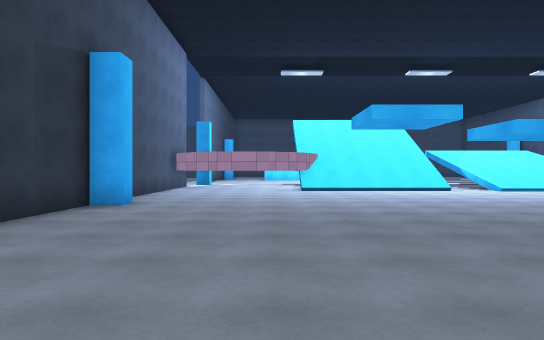
View 1 (above)

24 first-person views from a walk through a scene from a Unity 3-D project. The camera is 1.4 m above the floor, looks level and sees 75° across. The floor is counted in squares, 2 m on a side. Each view is taken from the middle of a square. On the plan, view 1 faces up. The plan holds only what a view shows up to about 11 squares ahead; the rest is blank. The place goes on beyond the plan. Surface patterns are stand-ins for the level's own textures.

View 2
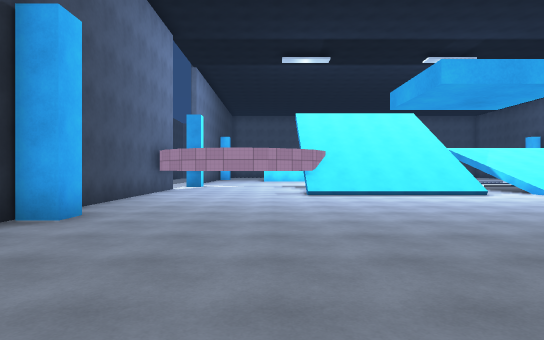

View 3
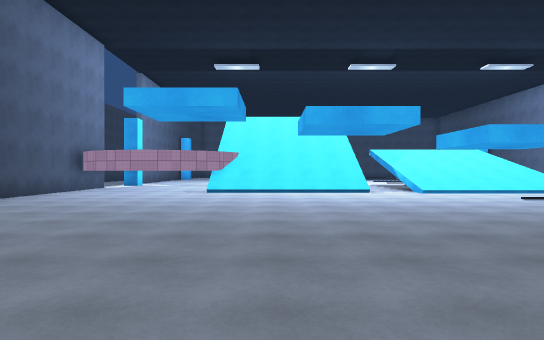

View 4
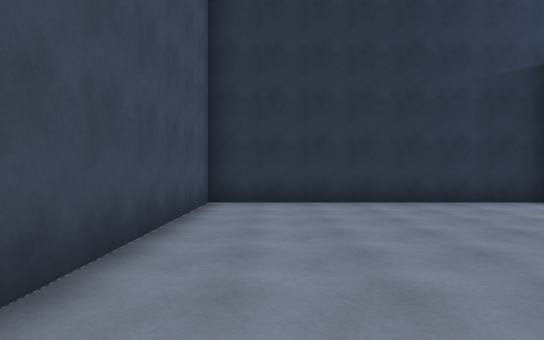

View 5
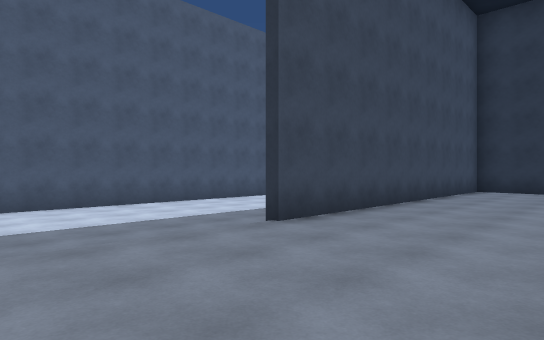

View 6
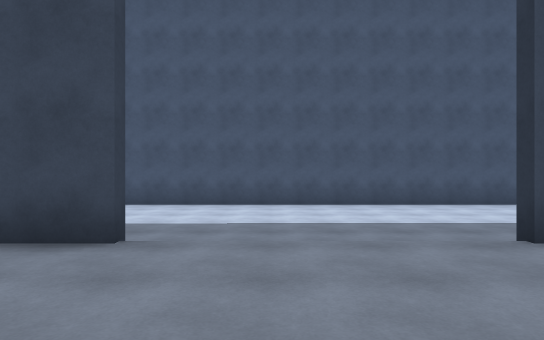

View 7
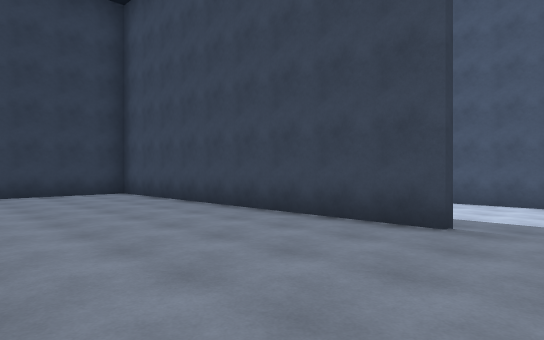

View 8
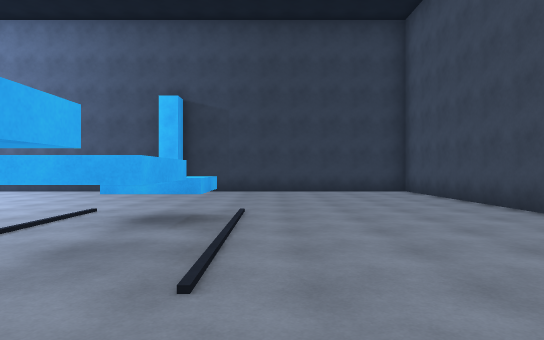

View 9
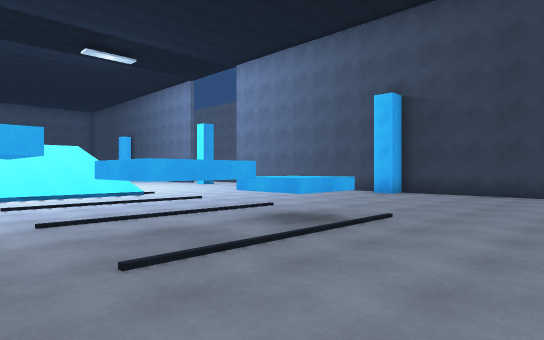

View 10
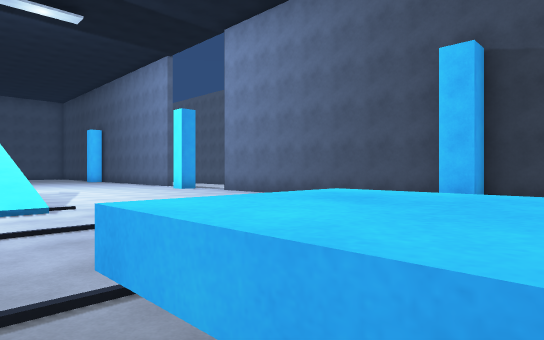

View 11
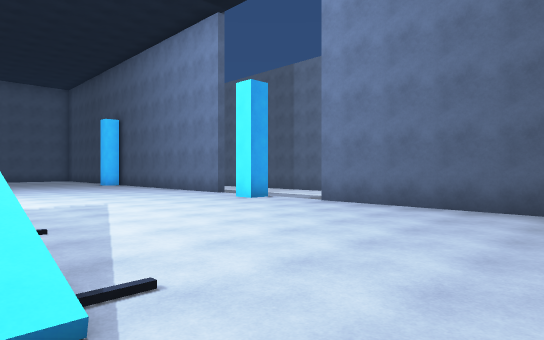

View 12
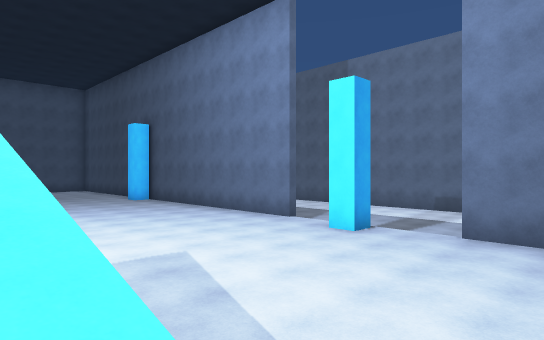

View 13
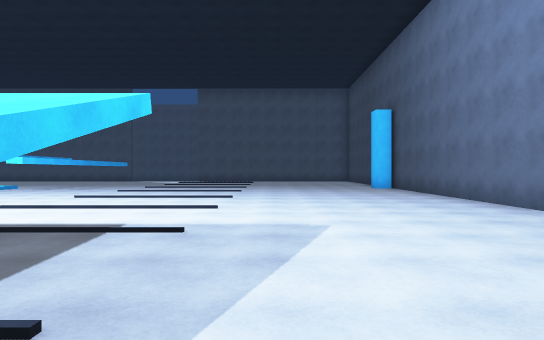

View 14
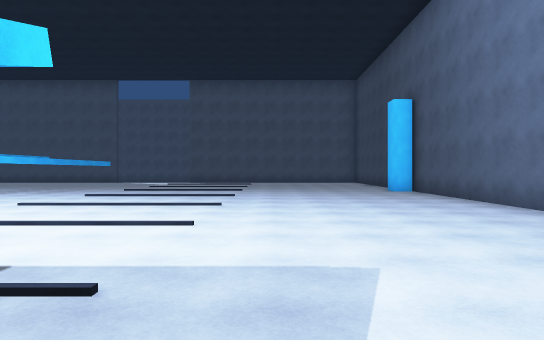

View 15
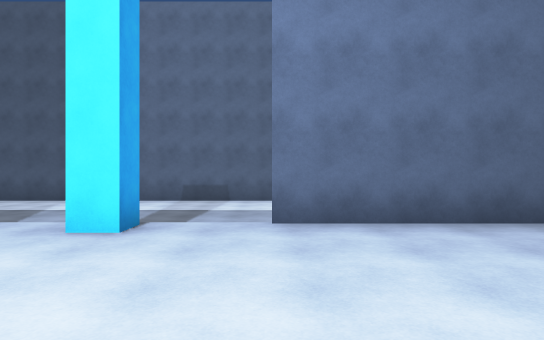

View 16
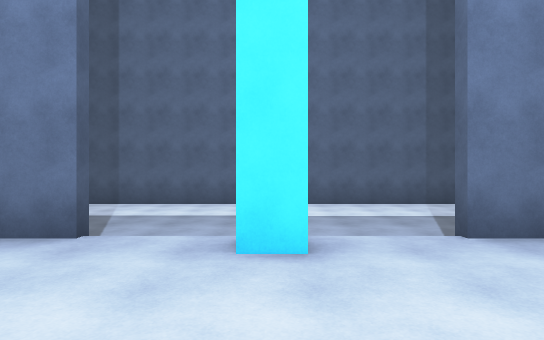

View 17
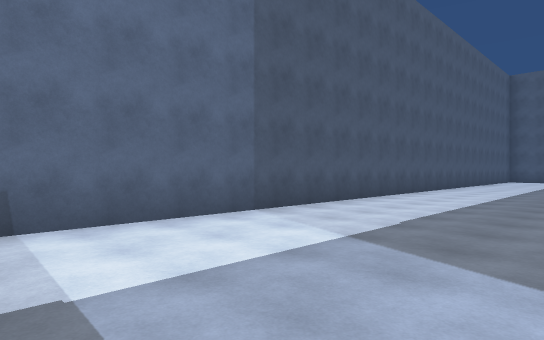

View 18
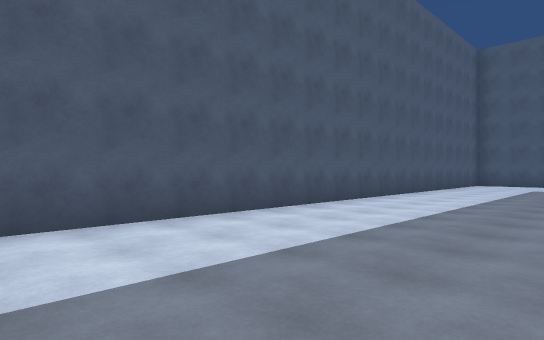

View 19
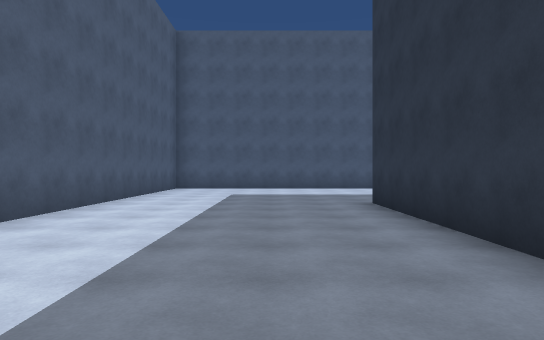

View 20
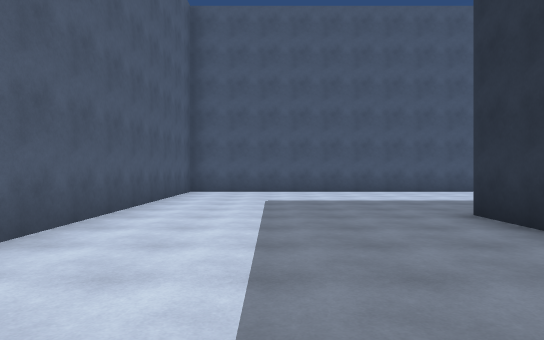

View 21
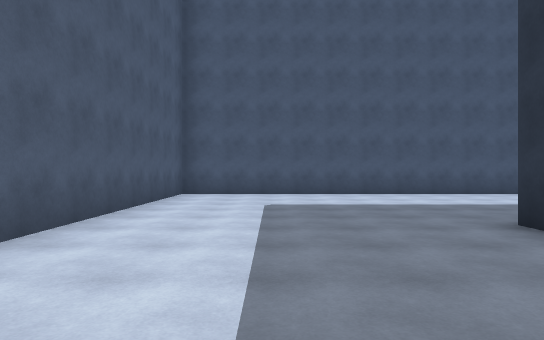

View 22
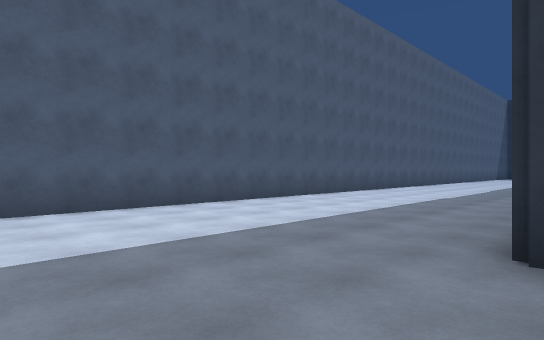

View 23
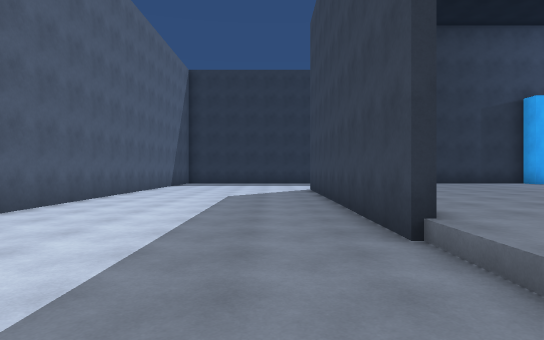

View 24
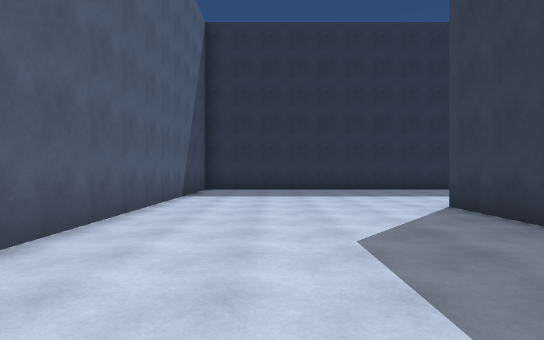

### Floor plan
Key: @ floor where view 1 was taken; # wall or solid block; . main floor; - floor 0.5 m lower than the main floor; : floor 2.75 m higher than the main floor; / step, stairs or slope; ^ raised ledge.
Columns run from 8 left of view 1 to 25 right of it. Each row starts with its distance up from view 1.
 26                ............#
 25                ...   ......#
 24                ............#
 23                ............#    -#
 22                ............#   --#
 21                 ...........#  ---#
 20                  ..........#-----#
 19                  ..........------#
 18                   .........------#
 17                    .......#------#
 16                    ........------#
 15                   ///......#-----#
 14                   ///......#-----#
 13     #:    /////./////......#-----#
 12     #..: //////./////......# ----#
 11     #......................#-----#
 10     #......................# ----#
  9     #..................... #-----#
  8     #..................... #-----#
  7     ##....................##-----#
  6     #........... .#.^......#-----#
  5     #.......... #.#.^......#-----#
  4     #......................#-----#
  3     #......................#-----#
  2     #......................#-----#
  1 --  #......................#-----#
  0 ----#...@..................#-----#
 -1 ----##########----##########-----#
 -2 ---------------------------------#
 -3 ---------------------------------#
 -4 ---------------------------------#
 -5 ---------------------------------#
 -6 ---------------------------------#
 -7 ##################################

Where each view was taken, in squares from view 1:
view 1: 0 up, 0 right, facing up
view 2: 2 up, 0 right, facing up
view 3: 1 up, 3 right, facing up
view 4: 1 up, 4 right, facing left
view 5: 3 up, 9 right, facing down-left
view 6: 3 up, 8 right, facing down
view 7: 4 up, 8 right, facing down-right
view 8: 4 up, 7 right, facing right
view 9: 2 up, 8 right, facing up-right
view 10: 5 up, 11 right, facing up-right
view 11: 10 up, 12 right, facing up-right
view 12: 13 up, 12 right, facing up-right
view 13: 13 up, 14 right, facing up
view 14: 15 up, 14 right, facing up
view 15: 15 up, 14 right, facing right
view 16: 17 up, 15 right, facing right
view 17: 17 up, 20 right, facing down-right
view 18: 11 up, 20 right, facing down-right
view 19: 7 up, 21 right, facing down
view 20: 5 up, 22 right, facing down
view 21: 4 up, 22 right, facing down
view 22: 0 up, 22 right, facing down-left
view 23: 2 down, 9 right, facing left
view 24: 4 down, 3 right, facing left
